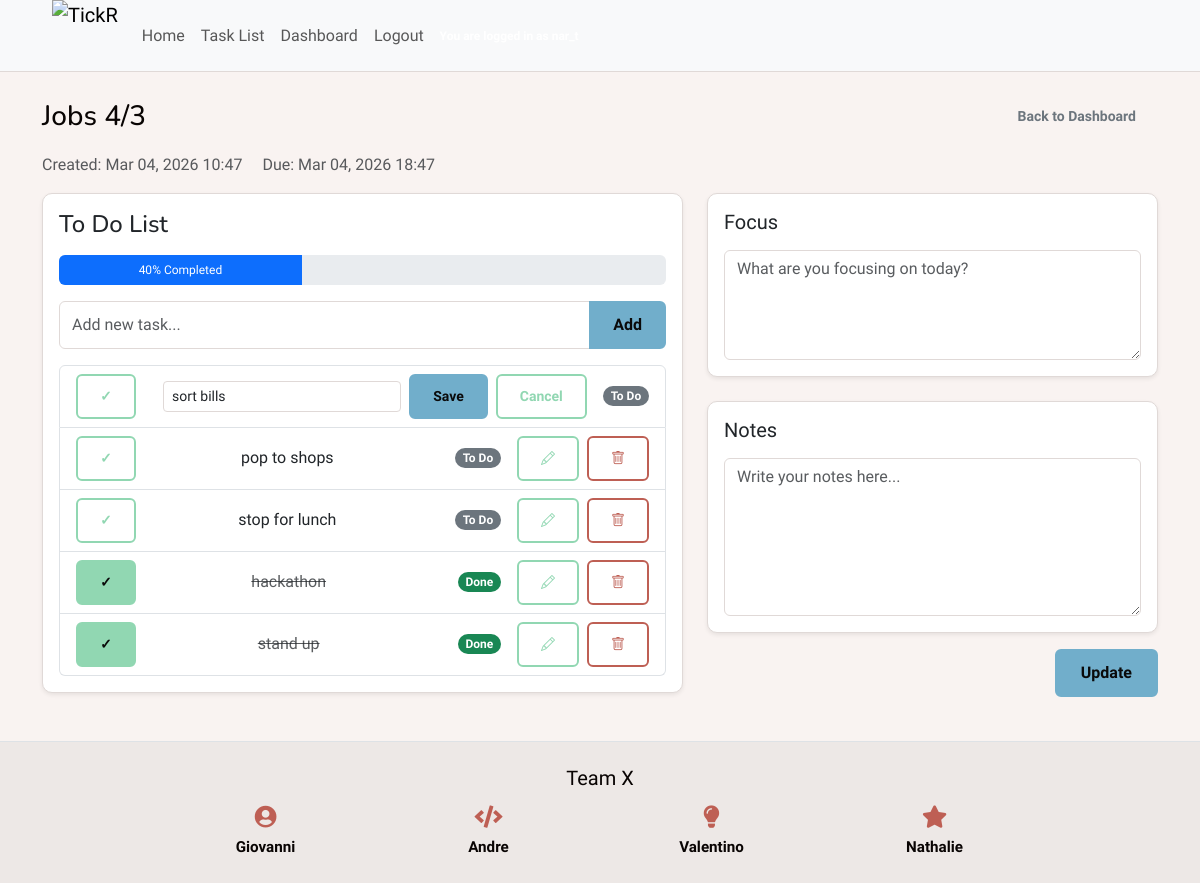
The page /dashboard/list/2/?edit=1 (signed in) on the database its author committed.
### doit_app/models.py (models this page shows, shortened)
class SavedList(models.Model):
	user = models.ForeignKey(
		settings.AUTH_USER_MODEL,
		on_delete=models.CASCADE,
		related_name="saved_lists",
	)
	project_folder = models.ForeignKey(
		ProjectFolder,
		on_delete=models.SET_NULL,
		related_name="saved_lists",
		null=True,
		blank=True,
	)
	name = models.CharField(max_length=255)
	due_at = models.DateTimeField()
	focus_content = models.TextField(blank=True, default="")
	notes_content = models.TextField(blank=True, default="")
	total_tasks = models.PositiveIntegerField(default=0)
	completed_tasks = models.PositiveIntegerField(default=0)
	created_at = models.DateTimeField(auto_now_add=True)
	class Meta:
		ordering = ["-created_at"]

class SavedListTask(models.Model):
	saved_list = models.ForeignKey(
		SavedList,
		on_delete=models.CASCADE,
		related_name="items",
	)
	title = models.CharField(max_length=255)
	is_completed = models.BooleanField(default=False)
	due_date = models.DateField(blank=True, null=True)
	created_at = models.DateTimeField(auto_now_add=True)
	class Meta:
		ordering = ["is_completed", "created_at"]

### doit_app/views.py (the view, shortened to what this page needs)
# urls.py: path('dashboard/list/<int:list_id>/', doit_views.saved_list_detail, name='saved_list_detail'),
@login_required
def saved_list_detail(request, list_id: int):
    saved_list = get_object_or_404(SavedList, id=list_id, user=request.user)
    def refresh_saved_list_counts() -> None:
        total_items = saved_list.items.count()
        completed_items = saved_list.items.filter(is_completed=True).count()
        saved_list.total_tasks = total_items
        saved_list.completed_tasks = completed_items
        saved_list.save(update_fields=["total_tasks", "completed_tasks"])
    edit_task_id = None
    raw_edit_task_id = request.GET.get("edit")
    if raw_edit_task_id:
        try:
            parsed_edit_task_id = int(raw_edit_task_id)
        except (TypeError, ValueError):
            parsed_edit_task_id = None
        if parsed_edit_task_id and saved_list.items.filter(id=parsed_edit_task_id).exists():
            edit_task_id = parsed_edit_task_id
    items = saved_list.items.all()
    total_tasks = items.count()
    completed_tasks = items.filter(is_completed=True).count()
    progress_percent = round((completed_tasks / total_tasks) * 100) if total_tasks else 0
    context = {
        "saved_list": saved_list,
        "tasks": items,
        "edit_task_id": edit_task_id,
        "total_tasks": total_tasks,
        "completed_tasks": completed_tasks,
        "progress_percent": progress_percent,
        "today": timezone.localdate().strftime("%Y-%m-%d"),
    }
    return render(request, "saved_list_detail.html", context)

### templates/saved_list_detail.html (shortened to what this page needs)
{% extends "base.html" %}
{% load static %}
{% block content %}
<div class="container py-4">
    <div class="d-flex justify-content-between align-items-center mb-3">
        <h3 class="mb-0">{{ saved_list.name }}</h3>
        <a href="{% url 'dashboard' %}" class="btn btn-sm btn-outline-secondary">Back to Dashboard</a>
    </div>
    <div class="mb-3 text-muted">
        <span class="me-3">Created: {{ saved_list.created_at|date:"M d, Y H:i" }}</span>
        <span>Due: {{ saved_list.due_at|date:"M d, Y H:i" }}</span>
    </div>
    <div class="row">
        <div class="col-lg-7 mb-4">
            <div class="card shadow-sm h-100 tickr-panel">
                <div class="card-body">
                    <h4 class="mb-3">To Do List</h4>
                    <div class="progress mb-3" style="height: 30px;">
                        <div id="todoProgressBar"
                             class="progress-bar {% if progress_percent == 100 and total_tasks > 0 %}bg-success{% else %}bg-primary{% endif %}"
                             role="progressbar"
                             style="width: {{ progress_percent }}%;"
                             aria-valuenow="{{ progress_percent }}"
                             aria-valuemin="0"
                             aria-valuemax="100"
                             data-progress="{{ progress_percent }}"
                             data-total="{{ total_tasks }}">
                            {{ progress_percent }}% Completed
                        </div>
                    </div>
                    <form method="POST" class="mb-3">
                        <div class="input-group">
                            <input type="text"
                                   name="new_task"
                                   class="form-control tickr-input"
                                   placeholder="Add new task..."
                                   required>
                            <button class="btn tickr-btn-accent" type="submit" name="add_saved_task">Add</button>
                        </div>
                    </form>
                    <ul class="list-group">
                        {% for task in tasks %}
                            <li class="list-group-item d-flex align-items-center justify-content-between">
                                <div class="d-flex align-items-center flex-grow-1 gap-2">
                                    <form method="POST" class="d-inline">
                                        <button type="submit"
                                                name="toggle_saved_task"
                                                value="{{ task.id }}"
                                                class="btn btn-sm {% if task.is_completed %}tickr-btn-secondary{% else %}tickr-btn-outline-secondary{% endif %}">
                                            ✓
                                        </button>
                                    </form>
                                </div>
                                <div class="flex-grow-1">
                                    {% if edit_task_id == task.id %}
                                        <form method="POST" class="d-flex align-items-center gap-2">
                                            <input type="text"
                                                   name="edited_task_title"
                                                   class="form-control form-control-sm tickr-input"
                                                   value="{{ task.title }}"
                                                   required>
                                            <button type="submit"
                                                    name="update_saved_task"
                                                    value="{{ task.id }}"
                                                    class="btn btn-sm tickr-btn-accent">
                                                Save
                                            </button>
                                            <a href="{% url 'saved_list_detail' saved_list.id %}"
                                               class="btn btn-sm tickr-btn-outline-secondary">
                                                Cancel
                                            </a>
                                        </form>
                                    {% else %}
                                        <span class="{% if task.is_completed %}text-decoration-line-through text-muted{% endif %}">
                                            {{ task.title }}
                                        </span>
                                    {% endif %}
                                </div>
                                <span class="badge {% if task.is_completed %}bg-success{% else %}bg-secondary{% endif %} rounded-pill ms-3">
                                    {% if task.is_completed %}Done{% else %}To Do{% endif %}
                                </span>
                                {% if edit_task_id != task.id %}
                                    <div class="d-flex align-items-center gap-2 ms-3">
                                        <a href="{% url 'saved_list_detail' saved_list.id %}?edit={{ task.id }}"
                                           class="btn btn-sm tickr-btn-outline-secondary"
                                           aria-label="Edit task"
                                           title="Edit">
                                            <i class="bi bi-pencil"></i>
                                        </a>
                                        <form method="POST" class="d-inline" onsubmit="return confirm('Delete this task?');">
                                            <button type="submit"
                                                    name="delete_saved_task"
                                                    value="{{ task.id }}"
                                                    class="btn btn-sm tickr-btn-outline-primary"
                                                    aria-label="Delete task"
                                                    title="Delete">
                                                <i class="bi bi-trash"></i>
                                            </button>
                                        </form>
                                    </div>
                                {% endif %}
                            </li>
                        {% empty %}
                            <li class="list-group-item text-muted">No tasks in this saved list.</li>
                        {% endfor %}
                    </ul>
                </div>
            </div>
        </div>
        <div class="col-lg-5">
            <form method="POST">
                <div class="card shadow-sm mb-4 tickr-panel">
                    <div class="card-body">
                        <h5 class="mb-3">Focus</h5>
                        <textarea name="focus_content"
                                  class="form-control tickr-input"
                                  rows="4"
                                  placeholder="What are you focusing on today?">{{ saved_list.focus_content }}</textarea>
                    </div>
                </div>
                <div class="card shadow-sm tickr-panel">
                    <div class="card-body">
                        <h5 class="mb-3">Notes</h5>
                        <textarea name="notes_content"
                                  class="form-control tickr-input"
                                  rows="6"
                                  placeholder="Write your notes here...">{{ saved_list.notes_content }}</textarea>
                    </div>
                </div>
                <div class="text-end mt-3">
                    <button type="submit" name="update_saved_list" class="btn tickr-btn-accent px-4">Update</button>
                </div>
            </form>
        </div>
    </div>
</div>
{% endblock content %}

### static/css/style.css (style rules this page uses)
:root { --text: #090403; --background: #f9f3f1; --primary: #be5f54; --secondary: #91d7b2; --accent: #71aecb; --brand-logo-height: 72px; }
h1, h2, h3, h4 { font-family: "Nunito", sans-serif; font-style: normal; }
* { margin: 0; padding: 0; box-sizing: border-box; }
body { font-family: "Work Sans", sans-serif; font-style: normal; background-color: var(--background); color: var(--text); }
a { text-decoration: none; color: inherit; }
.btn { padding: 10px 22px; border-radius: 6px; font-weight: 600; cursor: pointer; border: none; font-family: "Work Sans", sans-serif; }
.tickr-panel { background-color: #ffffff; border: 1px solid #e0d9d7; border-radius: 10px; }
.tickr-input { border: 1px solid #e0d9d7; }
.tickr-btn-outline-primary { background-color: transparent; color: var(--primary); border: 2px solid var(--primary); }
.tickr-btn-secondary { background-color: var(--secondary); color: #0a0a0a; border: 2px solid var(--secondary); }
.tickr-btn-outline-secondary { background-color: transparent; color: var(--secondary); border: 2px solid var(--secondary); }
.tickr-btn-accent { background-color: var(--accent); color: #0a0a0a; border: 2px solid var(--accent); }

### rows shown on the page
SavedList: name "Jobs 4/3", created_at "Mar 04, 2026 10:47", due_at "Mar 04, 2026 18:47"
SavedListTask: {{ task.id }} 1 (drawn), edited_task_title "sort bills", is_completed "To Do"
SavedListTask: {{ task.id }} 2 (drawn), title "pop to shops", is_completed "To Do"
SavedListTask: {{ task.id }} 3 (drawn), title "stop for lunch", is_completed "To Do"
SavedListTask: {{ task.id }} 4 (drawn), title "hackathon", is_completed "Done"
SavedListTask: {{ task.id }} 5 (drawn), title "stand up", is_completed "Done"

### other values the page prints
{{ progress_percent }} "40"
